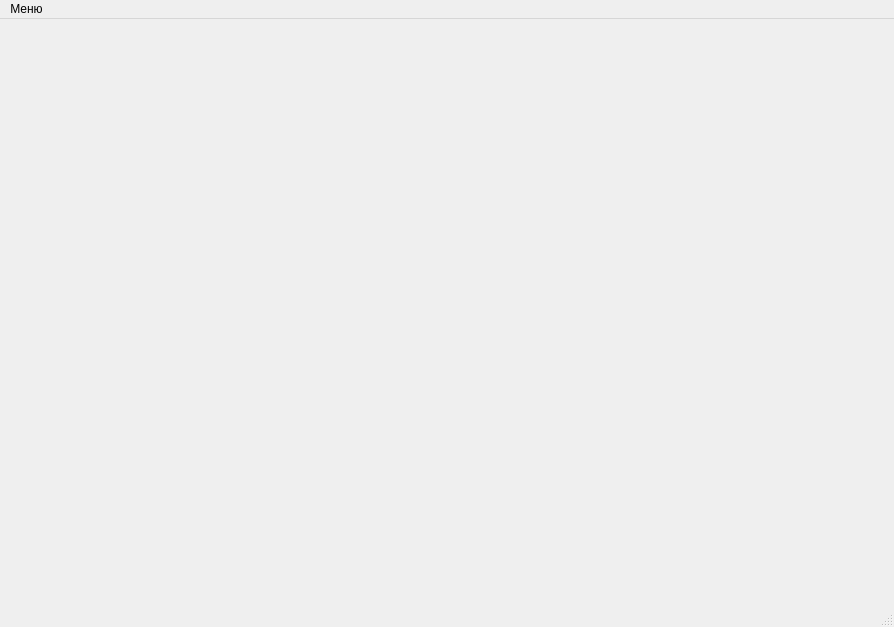
<?xml version="1.0" encoding="UTF-8"?>
<ui version="4.0">
 <class>MainWindow</class>
 <widget class="QMainWindow" name="MainWindow">
  <property name="geometry">
   <rect>
    <x>0</x>
    <y>0</y>
    <width>894</width>
    <height>627</height>
   </rect>
  </property>
  <property name="windowTitle">
   <string>MainWindow</string>
  </property>
  <widget class="QWidget" name="centralwidget">
   <widget class="QStackedWidget" name="stackedWidget">
    <property name="geometry">
     <rect>
      <x>0</x>
      <y>0</y>
      <width>0</width>
      <height>0</height>
     </rect>
    </property>
    <property name="minimumSize">
     <size>
      <width>0</width>
      <height>0</height>
     </size>
    </property>
    <property name="maximumSize">
     <size>
      <width>0</width>
      <height>0</height>
     </size>
    </property>
    <property name="currentIndex">
     <number>0</number>
    </property>
    <widget class="QWidget" name="main_menu">
     <widget class="QWidget" name="verticalLayoutWidget">
      <property name="geometry">
       <rect>
        <x>230</x>
        <y>150</y>
        <width>164</width>
        <height>83</height>
       </rect>
      </property>
      <layout class="QVBoxLayout" name="verticalLayout">
       <item>
        <widget class="QPushButton" name="button_currencies">
         <property name="sizePolicy">
          <sizepolicy hsizetype="Minimum" vsizetype="Minimum">
           <horstretch>0</horstretch>
           <verstretch>0</verstretch>
          </sizepolicy>
         </property>
         <property name="text">
          <string>Валюты</string>
         </property>
        </widget>
       </item>
       <item>
        <widget class="QPushButton" name="button_key_rate_and_inflation">
         <property name="sizePolicy">
          <sizepolicy hsizetype="Minimum" vsizetype="Minimum">
           <horstretch>0</horstretch>
           <verstretch>0</verstretch>
          </sizepolicy>
         </property>
         <property name="text">
          <string>Ключевая ставка и инфляция</string>
         </property>
        </widget>
       </item>
       <item>
        <widget class="QPushButton" name="button_gdp">
         <property name="sizePolicy">
          <sizepolicy hsizetype="Minimum" vsizetype="Minimum">
           <horstretch>0</horstretch>
           <verstretch>0</verstretch>
          </sizepolicy>
         </property>
         <property name="text">
          <string>Внутренний Валовый Продукт</string>
         </property>
        </widget>
       </item>
      </layout>
     </widget>
    </widget>
    <widget class="QWidget" name="page_currencies"/>
    <widget class="QWidget" name="page_key_rate"/>
    <widget class="QWidget" name="page_gdp"/>
   </widget>
  </widget>
  <widget class="QMenuBar" name="menubar">
   <property name="geometry">
    <rect>
     <x>0</x>
     <y>0</y>
     <width>894</width>
     <height>21</height>
    </rect>
   </property>
   <widget class="QMenu" name="menu">
    <property name="title">
     <string>Меню</string>
    </property>
    <addaction name="action"/>
   </widget>
   <addaction name="menu"/>
  </widget>
  <widget class="QStatusBar" name="statusbar"/>
  <action name="action">
   <property name="text">
    <string>Обновить базу данных</string>
   </property>
  </action>
 </widget>
 <resources/>
 <connections/>
</ui>
